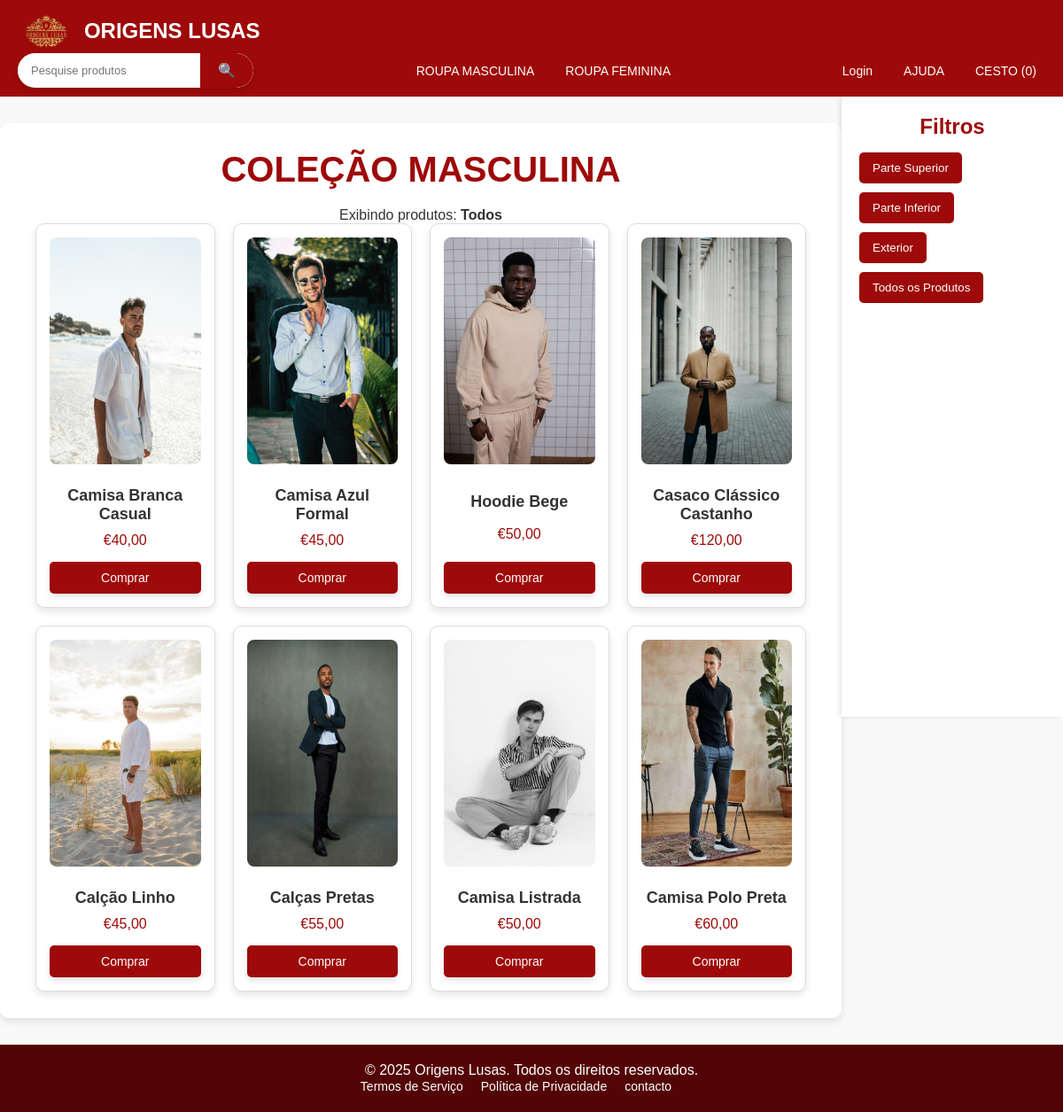
The page /categorias/male.php on the database its author committed.
### tables this page shows
CREATE TABLE `products` (
  `id` int(11) NOT NULL,
  `name` varchar(255) NOT NULL,
  `description` text DEFAULT NULL,
  `price` decimal(10,2) NOT NULL,
  `image` varchar(255) DEFAULT NULL,
  `stock` int(11) DEFAULT 0,
  `category_id` int(11) DEFAULT NULL,
  `created_at` timestamp NOT NULL DEFAULT current_timestamp(),
  `sizes` varchar(255) DEFAULT NULL,
  `sub_category` varchar(255) NOT NULL,
  `active` tinyint(1) NOT NULL DEFAULT 1
);

### categorias/male.php (the view, shortened to what this page needs)
<?php
$filter = isset($_GET['filter']) ? $_GET['filter'] : 'Todos';
require_once '../includes/db_connection.php';
$sql = "SELECT * FROM products WHERE category_id = 1 AND active = 1";
$stmt = $pdo->prepare($sql);
$params = [];
$stmt->execute($params);
$produtos = $stmt->fetchAll(PDO::FETCH_ASSOC);
?>
<!DOCTYPE html>
<html lang="en">
<head>
    <link rel="stylesheet" href="../css/style.css">
</head>
<body class="genre">
    <?php
    include('../includes/header.php');
    ?>
    <div class="main-container">
        <main>
            <div class="collection-section">
                <h1 class="section-title">Coleção Masculina</h1>
                <p>Exibindo produtos: <strong><?= htmlspecialchars($filter) ?></strong></p>
                <section class="products">
                    <?php if (!empty($produtos)): ?>
                        <?php foreach ($produtos as $produto): ?>
                            <div class="product">
                                <img src="<?= htmlspecialchars($produto['image']) ?>" alt="<?= htmlspecialchars($produto['name']) ?>">
                                <h2><?= htmlspecialchars($produto['name']) ?></h2>
                                <p>€<?= number_format($produto['price'], 2, ',', '.') ?></p>
                                <button onclick="location.href='../detalhe_produtos/product_detail.php?id=<?= $produto['id'] ?>&tipo=masculino'">Comprar</button>
                            </div>
                        <?php endforeach; ?>
                    <?php else: ?>
                        <p>Nenhum produto encontrado para o filtro selecionado.</p>
                    <?php endif; ?>
                </section>
            </div>
        </main>
        <aside class="sidebar">
            <h2>Filtros</h2>
            <button class="filter-btn" onclick="location.href='male.php?filter=Parte%20Superior'">Parte Superior</button>
            <button class="filter-btn" onclick="location.href='male.php?filter=Parte%20Inferior'">Parte Inferior</button>
            <button class="filter-btn" onclick="location.href='male.php?filter=Exterior'">Exterior</button>
            <button class="filter-btn" onclick="location.href='male.php?filter=Todos'">Todos os Produtos</button>
        </aside>
    </div>
    <?php include('../includes/footer.php'); ?>
</body>
</html>

### css/style.css (style rules this page uses)
* { margin: 0; padding: 0; box-sizing: border-box; }
.all-contact html, body { font-family: "Arial", sans-serif; margin: 0; padding: 0; background-color: #f9f9f9; color: #333; display: flex; flex-direction: column; min-height: 100vh; }
.term html, body { font-family: "Arial", sans-serif; margin: 0; padding: 0; background-color: #f9f9f9; color: #333; display: flex; flex-direction: column; min-height: 100vh; }
.privacy html, body { font-family: "Arial", sans-serif; margin: 0; padding: 0; background-color: #f9f9f9; color: #333; display: flex; flex-direction: column; min-height: 100vh; }
.checkout html, body { font-family: "Arial", sans-serif; margin: 0; padding: 0; background-color: #f9f9f9; color: #333; min-height: 100vh; display: flex; flex-direction: column; }
.all-profile-user html, body { font-family: "Arial", sans-serif; margin: 0; padding: 0; background-color: #f9f9f9; color: #333; display: flex; flex-direction: column; min-height: 100vh; }
.genre html, body { font-family: "Arial", sans-serif; margin: 0; padding: 0; background-color: #f9f9f9; color: #333; flex-direction: column; min-height: 100vh; }
.genre main { flex: 1; }
.genre .main-container { display: flex; flex-direction: row; width: 100%; }
.genre .sidebar { width: 250px; background-color: #ffffff; padding: 20px; box-shadow: -2px 0 5px rgba(0, 0, 0, 0.1); position: sticky; top: 100px; height: calc(100vh - 100px); overflow-y: auto; }
.genre .sidebar h2 { font-size: 24px; color: #9e0909; margin-bottom: 15px; text-align: center; }
.genre .filter-btn { display: block; margin-bottom: 10px; padding: 10px 15px; background-color: #9e0909; color: #fff; border: none; border-radius: 5px; cursor: pointer; text-align: left; }
.genre .collection-section { background-color: #fff; padding: 30px; max-width: 1200px; border-radius: 10px; box-shadow: 0 4px 8px rgba(0, 0, 0, 0.1); text-align: center; margin: 30px auto; }
.genre .section-title { font-size: 40px; color: #9e0909; margin-bottom: 20px; font-weight: bold; text-transform: uppercase; }
.genre .products { display: flex; flex-wrap: wrap; gap: 20px; justify-content: center; }
.genre .product { width: calc(25% - 20px); background-color: #fff; border: 1px solid #ddd; border-radius: 10px; box-shadow: 0 4px 8px rgba(0, 0, 0, 0.1); text-align: center; padding: 15px; display: flex; flex-direction: column; justify-content: space-between; }
.genre .product img { max-width: 100%; height: auto; border-radius: 8px; margin-bottom: 15px; transition: transform 0.3s ease-in-out; }
.genre .product h2 { font-size: 18px; margin: 10px 0; color: #333; }
.genre .product p { font-size: 16px; color: #9e0909; margin-bottom: 15px; }
.genre .product button { background-color: #9e0909; color: #fff; border: none; border-radius: 5px; padding: 10px 15px; cursor: pointer; font-size: 14px; transition: background-color 0.3s, transform 0.2s; box-shadow: 0 4px 6px rgba(0, 0, 0, 0.1); }

### rows shown on the page
products: image (picture), name "Camisa Branca Casual", price "40,00"
products: image (picture), name "Camisa Azul Formal", price "45,00"
products: image (picture), name "Hoodie Bege", price "50,00"
products: image (picture), name "Casaco Clássico Castanho", price "120,00"
products: image (picture), name "Calção Linho", price "45,00"
products: image (picture), name "Calças Pretas", price "55,00"
products: image (picture), name "Camisa Listrada", price "50,00"
products: image (picture), name "Camisa Polo Preta", price "60,00"

### other values the page prints
$cartCount "0"
$filter "Todos"
